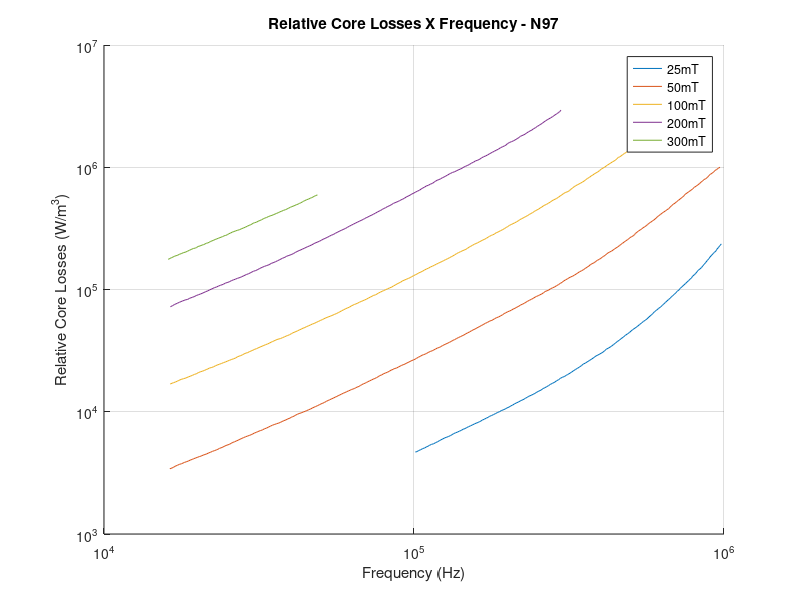

Reproduce this figure in MATLAB. (Note: this script raises an error after producing the figure.)
%%

clear all;
clc;
close all;

%% Importação dos dados das curvas do datasheet

load Data_25mT.mat
load Data_50mT.mat
load Data_100mT.mat
load Data_200mT.mat
load Data_300mT.mat

%% Ajuste dos pontos 

% Eixo x = Frequência
x_escalalog = logspace(1,3,100000);
x_escalalin = linspace(10,1000,100000);

% Eixo y = Perdas volumétricas
y_escalalog = logspace(-1,4,100000);
y_escalalin = linspace(0.1,10000,100000);

% Interpolação dos pontos - *1000 para obter em Hz e W/m3
x25 = interp1(x_escalalin',x_escalalog',Data_25mT(:,1))*1000;
y25 = interp1(y_escalalin',y_escalalog',Data_25mT(:,2))*1000;

x50 = interp1(x_escalalin',x_escalalog',Data_50mT(:,1))*1000;
y50 = interp1(y_escalalin',y_escalalog',Data_50mT(:,2))*1000;

x100 = interp1(x_escalalin',x_escalalog',Data_100mT(:,1))*1000;
y100 = interp1(y_escalalin',y_escalalog',Data_100mT(:,2))*1000;

x200 = interp1(x_escalalin',x_escalalog',Data_200mT(:,1))*1000;
y200 = interp1(y_escalalin',y_escalalog',Data_200mT(:,2))*1000;

x300 = interp1(x_escalalin',x_escalalog',Data_300mT(:,1))*1000;
y300 = interp1(y_escalalin',y_escalalog',Data_300mT(:,2))*1000;

clear x_escalalog x_escalalin y_escalalog y_escalalin;

%%

figure;
hold on;
grid on;
plot (x25,y25);
plot (x50,y50);
plot (x100,y100);
plot (x200,y200);
plot (x300,y300);
set(gca, 'XScale', 'log');
set(gca, 'YScale', 'log');
%xlim([10^1 10^3]);
%ylim([10^-1 10^4]); 
xlabel ('Frequency (Hz)');
ylabel ('Relative Core Losses (W/m^3)');
title ('Relative Core Losses X Frequency - N97');
legend ({'25mT', '50mT', '100mT', '200mT', '300mT'});

%% Fit: '25mT'.

% Set up fittype and options.
ft = fittype( 'k*x^a*0.025', 'independent', 'x', 'dependent', 'y' );
opts = fitoptions( 'Method', 'NonlinearLeastSquares' );
opts.Display = 'Off';

% Fit model to data.
[fitresult, ~] = fit( x25, y25, ft, opts );

% % Plot fit with data.
% figure( 'Name', '25mT' );
% h = plot( fitresult, x25, y25 );
% legend( h, 'y25 vs. x25', '25mT', 'Location', 'SouthEast', 'Interpreter', 'none' );
% % Label axes
% xlabel( 'x25', 'Interpreter', 'none' );
% ylabel( 'y25', 'Interpreter', 'none' );
% % set(gca, 'XScale', 'log');
% % set(gca, 'YScale', 'log');
% grid on

% Coeficientes de Steinmetz extraídos com Fit Curve Tool
r1 = coeffvalues(fitresult);
a1 = r1(1);
k1 = r1(2);

clear ft;
clc
%% Fit: '50mT'.

% Set up fittype and options.
ft = fittype( 'k*x^a*0.05', 'independent', 'x', 'dependent', 'y' );
opts = fitoptions( 'Method', 'NonlinearLeastSquares' );
opts.Display = 'Off';

% Fit model to data.
[fitresult, ~] = fit( x50, y50, ft, opts );

% % Plot fit with data.
% figure( 'Name', '50mT' );
% h = plot( fitresult, x50, y50 );
% legend( h, 'y50 vs. x50', '50mT', 'Location', 'NorthEast', 'Interpreter', 'none' );
% % Label axes
% xlabel( 'x50', 'Interpreter', 'none' );
% ylabel( 'y50', 'Interpreter', 'none' );
% set(gca, 'XScale', 'log');
% set(gca, 'YScale', 'log');
% grid on

% Coeficientes de Steinmetz extraídos com Fit Curve Tool
r2 = coeffvalues(fitresult);
a2 = r2(1);
k2 = r2(2);

clear ft;
clc
%% Fit: '100mT'.

% Set up fittype and options.
ft = fittype( 'k*x^a*0.1', 'independent', 'x', 'dependent', 'y' );
opts = fitoptions( 'Method', 'NonlinearLeastSquares' );
opts.Display = 'Off';

% Fit model to data.
[fitresult, gof] = fit( x100, y100, ft, opts );

% % Plot fit with data.
% figure( 'Name', '100mT' );
% h = plot( fitresult, x100, y100 );
% legend( h, 'y100 vs. x100', '100mT', 'Location', 'NorthEast', 'Interpreter', 'none' );
% % Label axes
% xlabel( 'x100', 'Interpreter', 'none' );
% ylabel( 'y100', 'Interpreter', 'none' );
% set(gca, 'XScale', 'log');
% set(gca, 'YScale', 'log');
% grid on

% Coeficientes de Steinmetz extraídos com Fit Curve Tool
r3 = coeffvalues(fitresult);
a3 = r3(1);
k3 = r3(2);

clear ft;
clc
%% Fit: '200mT'.

% Set up fittype and options.
ft = fittype( 'k*x^a*0.2', 'independent', 'x', 'dependent', 'y' );
opts = fitoptions( 'Method', 'NonlinearLeastSquares' );
opts.Display = 'Off';

% Fit model to data.
[fitresult, gof] = fit( x200, y200, ft, opts );

% % Plot fit with data.
% figure( 'Name', '200mT' );
% h = plot( fitresult, x200, y200 );
% legend( h, 'y200 vs. x200', '200mT', 'Location', 'NorthEast', 'Interpreter', 'none' );
% % Label axes
% xlabel( 'x200', 'Interpreter', 'none' );
% ylabel( 'y200', 'Interpreter', 'none' );
% set(gca, 'XScale', 'log');
% set(gca, 'YScale', 'log');
% grid on

% Coeficientes de Steinmetz extraídos com Fit Curve Tool
r4 = coeffvalues(fitresult);
a4 = r4(1);
k4 = r4(2);

clear ft;
clc
%% Fit: '300mT'.

% Set up fittype and options.
ft = fittype( 'k*x^a*0.3', 'independent', 'x', 'dependent', 'y' );
opts = fitoptions( 'Method', 'NonlinearLeastSquares' );
opts.Display = 'Off';

% Fit model to data.
[fitresult, gof] = fit( x300, y300, ft, opts );

% % Plot fit with data.
% figure( 'Name', '300mT' );
% h = plot( fitresult, x300, y300 );
% legend( h, 'y300 vs. x300', '300mT', 'Location', 'NorthEast', 'Interpreter', 'none' );
% % Label axes
% xlabel( 'x300', 'Interpreter', 'none' );
% ylabel( 'y300', 'Interpreter', 'none' );
% set(gca, 'XScale', 'log');
% set(gca, 'YScale', 'log');
% grid on

% Coeficientes de Steinmetz extraídos com Fit Curve Tool
r5 = coeffvalues(fitresult);
a5 = r5(1);
k5 = r5(2);

clear ft;
clc

%% Fit Curve 
% Superfície com dimensões x,y,z = frequência, fluxo magnético, perdas
% volumétricas, a partir dos coeficientes de Steinmetz de cada curva
% extraídos anteriormente

% % Coeficientes K 
% k_25 = fitresult1.k;
% k_50 = fitresult2.k;
% k_100 = fitresult3.k;
% k_200 = fitresult4.k;
% k_300 = fitresult5.k;
% 
% % Coeficientes Alpha
% a_25 = fitresult1.a;
% a_50 = fitresult2.a;
% a_100 = fitresult3.a;
% a_200 = fitresult4.a;
% a_300 = fitresult5.a;
% 
% % Coeficientes Beta
% b_25 = fitresult1.b;
% b_50 = fitresult2.b;
% b_100 = fitresult3.b;
% b_200 = fitresult4.b;
% b_300 = fitresult5.b;

% Vetor de frequências
f_range = 20000:1:300000;
% Vetor dos fluxo magnético de cada curva
B_range = [0.025 0.05 0.1 0.2 0.3];

% Matriz de cada coeficiente
k = [k1 k2 k3 k4 k5];
a = [a1 a2 a3 a4 a5];

% Cálculo das perdas por Steinmetz Clássico
for B = 1:numel(B_range)
   for f = 1:numel(f_range)
        P(B,f) = k(B)*f_range(f)^a(B)*B_range(B);  
   end
end
%P = k*x^a*y^b
% x = frequência
% y = fluxo magnético

%% Fit: 'Superfície'.
[xData, yData, zData] = prepareSurfaceData( f_range, B_range, P );

% Set up fittype and options.
ft = fittype( 'k*x^a*y', 'independent', {'x', 'y'}, 'dependent', 'z' );
opts = fitoptions( 'Method', 'NonlinearLeastSquares' );
opts.Display = 'Off';
%opts.StartPoint = [0.260428644600092 0.940333711980278 0.547215529963803];

% Fit model to data.
[fitresult, gof] = fit( [xData, yData], zData, ft, opts );

% Plot fit with data.
figure( 'Name', 'Surface' );
h = plot( fitresult, [xData, yData], zData );
legend( h, 'Surface', 'Volumetric Losses (W/m^3) X Frequency (Hz) X Magnetic Flux (T)', 'Location', 'NorthEast' );
xlabel( 'Frequency (Hz)' );
ylabel( 'Magnetic Flux (T)' );
zlabel( 'Volumetric Losses (W/m^3)' );
grid on
% % set(gca, 'XScale', 'log');
% % set(gca, 'YScale', 'log');
% % set(gca, 'ZScale', 'log');